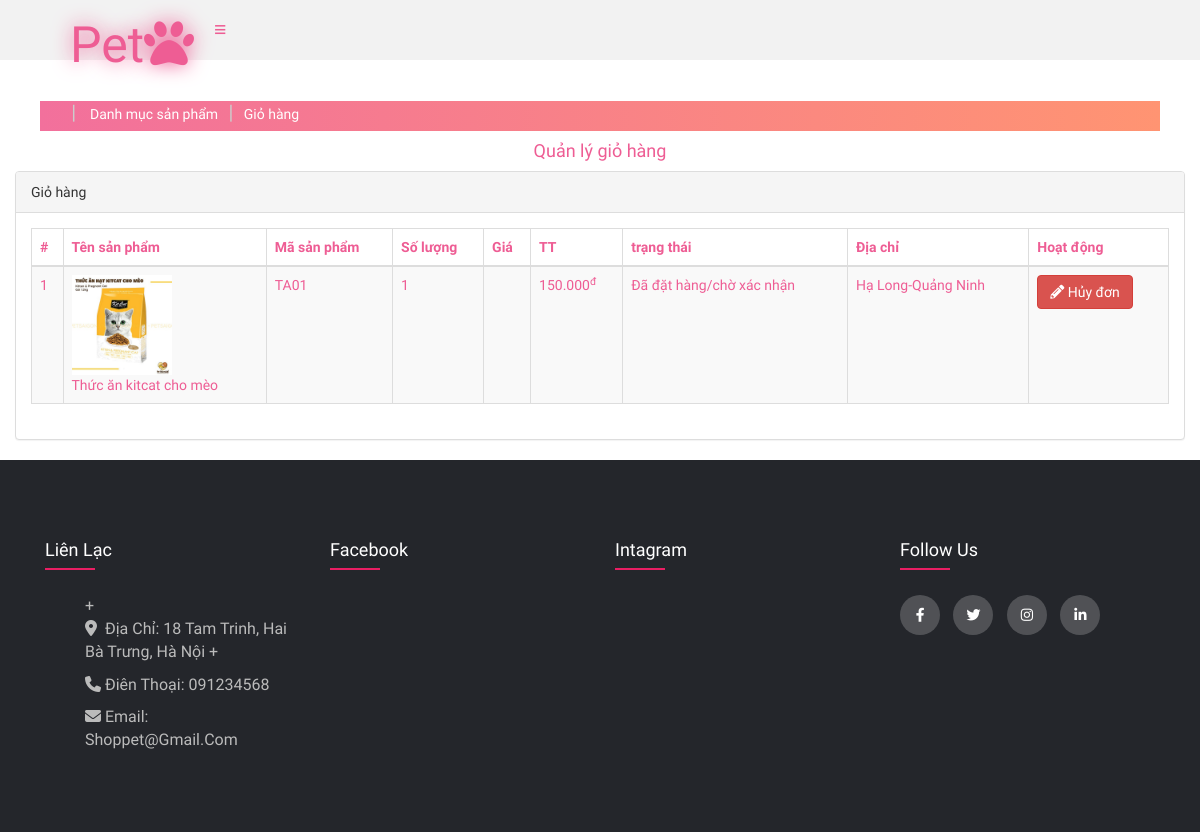
The page /view/choxacnhan_view.php (signed in) on the database its author committed.
### tables this page shows
CREATE TABLE `duyetdon` (
  `id` int(11) NOT NULL,
  `idSP` int(11) DEFAULT NULL,
  `idnguoidung` varchar(120) DEFAULT NULL,
  `NgayDat` timestamp NULL DEFAULT current_timestamp(),
  `trangthaimua` int(1) DEFAULT NULL,
  `NgayTroLai` timestamp NULL DEFAULT NULL ON UPDATE current_timestamp(),
  `fine` int(11) DEFAULT NULL,
  `trangthai` int(1) DEFAULT NULL,
  `HinhSP` varchar(255) DEFAULT NULL,
  `SoLuong` int(100) DEFAULT NULL,
  `Gia` decimal(10,3) DEFAULT NULL
);

CREATE TABLE `sanpham` (
  `id` int(11) NOT NULL,
  `TenSP` varchar(255) DEFAULT NULL,
  `CatId` int(11) DEFAULT NULL,
  `IDPhanLoai` int(11) DEFAULT NULL,
  `MaSP` varchar(25) DEFAULT NULL,
  `GiaSP` decimal(10,3) DEFAULT NULL,
  `HinhSP` varchar(250) NOT NULL,
  `DuocPhatHanh` int(1) DEFAULT NULL,
  `NgayDangKi` timestamp NULL DEFAULT current_timestamp(),
  `NgayCapNhat` timestamp NULL DEFAULT NULL ON UPDATE current_timestamp(),
  `MoTa` varchar(255) DEFAULT NULL,
  `SoLuong` int(100) DEFAULT NULL,
  `theloai` varchar(100) DEFAULT NULL,
  `Noibat` int(11) DEFAULT NULL
);

CREATE TABLE `nguoidung` (
  `id` int(11) NOT NULL,
  `IDNguoiDung` varchar(100) DEFAULT NULL,
  `TenDayDu` varchar(120) DEFAULT NULL,
  `EmailId` varchar(120) DEFAULT NULL,
  `SoDienThoai` char(11) DEFAULT NULL,
  `Password` varchar(120) DEFAULT NULL,
  `TrangThai` int(1) DEFAULT NULL,
  `NgayDangKi` timestamp NULL DEFAULT current_timestamp(),
  `NgayCapNhat` timestamp NULL DEFAULT NULL ON UPDATE current_timestamp(),
  `diachi` varchar(255) DEFAULT NULL
);

### model/choxacnhan_list.php (called while the page is built)
<?php
$sid = $_SESSION['id'];
$sql = "SELECT nguoidung.TenDayDu,nguoidung.diachi,sanpham.TenSP,duyetdon.HinhSP,duyetdon.SoLuong,duyetdon.Gia*duyetdon.SoLuong AS thanhtien,
sanpham.MaSP,duyetdon.NgayDat,duyetdon.trangthai,duyetdon.id as id
from  duyetdon join nguoidung on nguoidung.IDNguoiDung=duyetdon.idnguoidung join sanpham on sanpham.id=duyetdon.idSP WHERE nguoidung.IDNguoiDung=:sid and duyetdon.trangthai=1 or duyetdon.trangthai=4";
$query = $dbh->prepare($sql);
$query->bindParam(':sid', $sid, PDO::PARAM_STR);
$query->execute();
$results = $query->fetchAll(PDO::FETCH_OBJ);
?>

### view/choxacnhan_view.php (the view, shortened to what this page needs)
<?php
include('../publish/ketnoi.php');
if (strlen($_SESSION['login']) == 0) {
    header('location:index.php');
} else {
?>
    <!DOCTYPE html>
    <html lang="en">
    <head>
        <link href="assets/css/font-awesome.css" rel="stylesheet" />
        <link href="../assets/css/bootstrap.css" rel="stylesheet">
        <link rel="stylesheet" href="https://cdnjs.cloudflare.com/ajax/libs/font-awesome/6.3.0/css/all.min.css">
        <link href="../assets/css/style_header.css" rel="stylesheet" />
        <link href="../assets/css/style_main.css" rel="stylesheet" />
        <link rel="stylesheet" href="../assets/css/style_footer.css" />
    </head>
    <body>
        <?php include('../includes/header.php'); ?>
        <div class="main-content">
            <div class="category">
                <h5>&nbsp;&nbsp;&nbsp;&nbsp;&nbsp;&nbsp;&nbsp;&nbsp; <a class="line">|</a> &nbsp;&nbsp;&nbsp;<a href="#">Danh mục sản phẩm<a>&nbsp;&nbsp;&nbsp;<a class="line">|</a>&nbsp;&nbsp;&nbsp;<a href="#">Giỏ hàng<a></h5>
            </div>
        </div>
        <div class="content-wrapper">
            <div class="container">
                <div class="row pad-botm">
                    <div class="col-md-15">
                        <h4 class="header-line">Quản lý giỏ hàng</h4>
                    </div>
                </div>
                <div class="row">
                    <div class="col-md-15">
                        <div class="panel panel-default">
                            <div class="panel-heading">
                                Giỏ hàng
                            </div>
                            <div class="panel-body">
                                <div class="table-responsive">
                                    <table class="table table-striped table-bordered table-hover" id="dataTables-example">
                                        <thead>
                                            <tr>
                                                <th>#</th>
                                                <th>Tên sản phẩm</th>
                                                <th>Mã sản phẩm </th>
                                                <th>Số lượng</th>
                                                <th>Giá</th>
                                                <th>TT</th>
                                                <th>trạng thái</th>
                                                <th>Địa chỉ</th>
                                                <th>Hoạt động</th>
                                            </tr>
                                        </thead>
                                        <tbody>
                                            <?php
                                            include_once("../model/choxacnhan_list.php");
                                            $cnt = 1;
                                            if ($query->rowCount() > 0) {
                                                foreach ($results as $result) { ?>
                                                    <tr class="odd gradeX">
                                                        <td class="center"><?php echo htmlentities($cnt); ?></td>
                                                        <td class="center"><img src="../admin/img/<?php echo htmlentities($result->HinhSP); ?>" width="100"><br><?php echo htmlentities($result->TenSP); ?></td>
                                                        <td class="center"><?php echo htmlentities($result->MaSP); ?></td>
                                                        <td class="center"><?php echo htmlentities($result->SoLuong); ?></td>
                                                        <td class="center"><?php echo htmlentities($result->Gia); ?></td>
                                                        <td class="center"><?php echo htmlentities($result->thanhtien); ?><?php echo ("<sup>đ</sup>") ?></td>
                                                        <td class="center"><?php if ($result->trangthai == 0) {
                                                                                echo htmlentities("Chờ thanh toán");
                                                                            } else if ($result->trangthai == 1) {
                                                                                echo htmlentities("Đã đặt hàng/chờ xác nhận");
                                                                            } else if ($result->trangthai == 4) {
                                                                                echo htmlentities("Đơn hàng đang được giao");
                                                                            } else {
                                                                                echo htmlentities("Đơn đã hoàn thành");
                                                                            }
                                                                            ?></td>
                                                        <td class="center"><?php echo htmlentities($result->diachi); ?></td>
                                                        <td class="center">
                                                            <?php if ($result->trangthai == 4) { ?>
                                                                <a href="xacnhandon_view.php?id=<?php echo htmlentities($result->id); ?>"><button class="btn btn-success"><i class="fa fa-edit ">&nbsp;</i>Đã nhận đơn</button>
                                                            <?php } else { ?>
                                                                <a href="choxacnhan_view.php?del=<?php echo htmlentities($result->id); ?>" onclick="return confirm('Bạn có chắc chắn muốn xóa?');"> <button class=" btn btn-danger"><i class="fa fa-pencil"></i> Hủy đơn</button>
                                                            <?php } ?>
                                                        </td>
                                                    </tr>
                                            <?php $cnt = $cnt + 1;
                                                }
                                            } ?>
                                        </tbody>
                                    </table>
                                </div>
                            </div>
                        </div>
                    </div>
                </div>
            </div>
        </div>
    </body>
    <?php include('../includes/footer.php'); ?>
    </html>
<?php } ?>

### assets/css/style_header.css (style rules this page uses)
html { cursor: url(Dog.png), auto ; }
button { cursor: url(Dog1.png), auto ; }
a { cursor: url(Dog1.png), auto ; }
body { font-family: 'Convergence', cursive ; background-size: 400% 400%; animation: gradient 15s ease infinite; height: 100vh; }
li > a:after { content: ' +'; }

### assets/css/style_main.css (style rules this page uses)
body { font-family: 'Calistoga', cursive ; }
.main-content { width: 100%; height: auto; }
.main-content .category { background: linear-gradient(to right, rgb(242, 112,156 ),rgb(255, 148,114 ) ); margin: 0 40px; margin-top: 10px; height: 30px; }
.main-content .category a { text-decoration: none; color: #fff; }
.main-content .category .line { font-size: 20px; color: #ccc; }
.header-line { text-align: center; }

### assets/css/style_footer.css (style rules this page uses)
.footer-col ul li a { font-size: 16px; text-transform: capitalize; color: #ffffff; text-decoration: none; font-weight: 300; color: #bbbbbb; display: block; transition: all 0.3s ease; }

### rows shown on the page
duyetdon: HinhSP (picture), sanpham.TenSP "Thức ăn kitcat cho mèo", sanpham.MaSP "TA01", SoLuong "1", thanhtien "150.000", nguoidung.diachi "Hạ Long-Quảng Ninh"
